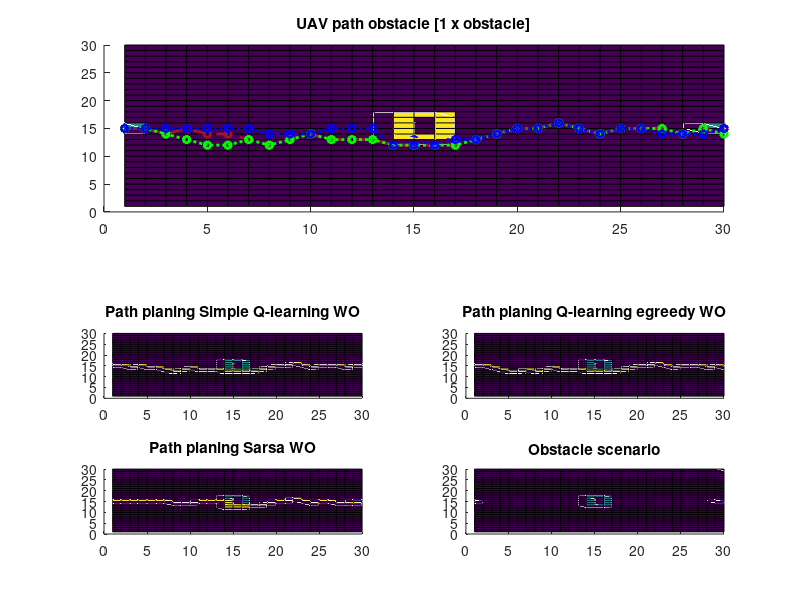

MATLAB code for this plot:
% 
%Para 30 x 30 ------------------------------------------------------

subplot(5,2,[1 2 3 4]);
title('UAV path obstacle [1 x obstacle]');
A = repmat([repmat([0],1,30);repmat([0],1, 30)],15,1)
% A(13:15,15) = 1

A(15,1) = 1
A(15,29) = 1
A(13,14:16) = 2
A(14:16,14) = 2

A(17,14:16) = 2
A(14:16,16) = 2
%ini
% pcolor(A)
h=surface(A);
% box(axes1,'on');
% view(axes1,[90.4000000000001 -90]);

grid_vet = A(:)'
grids_ids = find(grid_vet==2)
vet_to_py = ' '
for i=1:length(grids_ids)
    vet_to_py=strcat(num2str(grids_ids(i)),',', vet_to_py) 
end    

    
path_uav = [15, 45, 74, 105, 134, 164, 193, 222, 253, 284, 313, 343, 373, 402, 432, 462, 492, 523, 554, 585, 615, 646, 675, 704, 735, 765, 795, 824, 855, 885]
grid_vet(path_uav) = 4
A = reshape(grid_vet,30,30)


hold on 
z_max = max(max(get(h,'Zdata')))
[l, c]=find(A==4)
line(c,l,ones(1,length(unique(path_uav))),'DisplayName','Simple Q-learning','LineStyle','--','Marker','hexagram','LineWidth',2,'Color',[0.635294139385223 0.0784313753247261 0.184313729405403])

hold on
A = repmat([repmat([0],1,30);repmat([0],1, 30)],15,1)
grid_vet = A(:)'
path_uav_q_egreed = [15, 45, 74, 103, 132, 162, 193, 222, 253, 284, 313, 343, 373, 402, 432, 462, 492, 523, 554, 585, 615, 646, 675, 704, 735, 765, 795, 824, 855, 884]
grid_vet(path_uav_q_egreed) = 5

A = reshape(grid_vet,30,30)

[l_egreedy, c_egreedy]=find(A==5)
line(c_egreedy,l_egreedy,ones(1,length(unique(path_uav_q_egreed))),'DisplayName','Q-learning egreedy','LineStyle',':','Marker','hexagram','LineWidth',2,'Color',[0 1 0])

hold on

A = repmat([repmat([0],1,30);repmat([0],1, 30)],15,1)
grid_vet = A(:)'
path_uav_sarsa = [15, 45, 75, 105, 135, 165, 195, 224, 254, 284, 315, 345, 375, 405, 404, 403, 402, 433, 432, 463, 462, 493, 523, 554, 585, 615, 646, 675, 704, 735, 765, 794, 824, 854, 885] 
grid_vet(path_uav_sarsa) = 6

A = reshape(grid_vet,30,30)

[l_sarsa, c_sarsa]=find(A==6)
line(c_sarsa,l_sarsa,ones(1,length(unique(path_uav_sarsa))),'DisplayName','Sarsa','LineStyle',':','Marker','hexagram','LineWidth',2,'Color',[0 0 1])




%q_learning_simple ---

subplot(4,2,5);
A = repmat([repmat([0],1,30);repmat([0],1, 30)],15,1)
A(15,1) = 1
A(15,29) = 1
A(13,14:16) = 2
A(14:16,14) = 2

A(17,14:16) = 2
A(14:16,16) = 2
% A(20, 21:24) = 2


grid_vet = A(:)'
grid_vet(path_uav) = 4
A = reshape(grid_vet,30,30)
% Create axes



title('Path planing Simple Q-learning WO');

surface(A);
% view(axes1b,[90.4000000000001 -90]);


%-------------------------------------------------------------
%q-learning egreedy
subplot(4,2,6);
A = repmat([repmat([0],1,30);repmat([0],1, 30)],15,1)
A(15,1) = 1
A(15,29) = 1
A(13,14:16) = 2
A(14:16,14) = 2

A(17,14:16) = 2
A(14:16,16) = 2

grid_vet = A(:)'
path_uav = path_uav_q_egreed
grid_vet(path_uav) = 5
A = reshape(grid_vet,30,30)
% Create axes

title('Path planing Q-learning egreedy WO');

surface(A);
% view(axes1c,[90.4000000000001 -90]);

%------------------------------------------------------------
%SARSA

%q-learning egreedy

subplot(4,2, 7);
A = repmat([repmat([0],1,30);repmat([0],1, 30)],15,1)
A(15,1) = 1
A(15,29) = 1
A(13,14:16) = 2
A(14:16,14) = 2

A(17,14:16) = 2
A(14:16,16) = 2

grid_vet = A(:)'
path_uav = path_uav_sarsa
grid_vet(path_uav) = 6
A = reshape(grid_vet,30,30)

% Create title
title('Path planing Sarsa WO');

surface(A);
% view(axes1d,[90.4000000000001 -90]);

%cenario original 
subplot(4,2,8);

A = repmat([repmat([0],1,30);repmat([0],1, 30)],15,1)
A(15,1) = 1
A(15,29) = 1
A(13,14:16) = 2
A(14:16,14) = 2

A(17,14:16) = 2
A(14:16,16) = 2
% A(20, 21:24) = 2
A(30,30) = 5

% Create title
title('Scenario');

title('Obstacle scenario');
surface(A);


